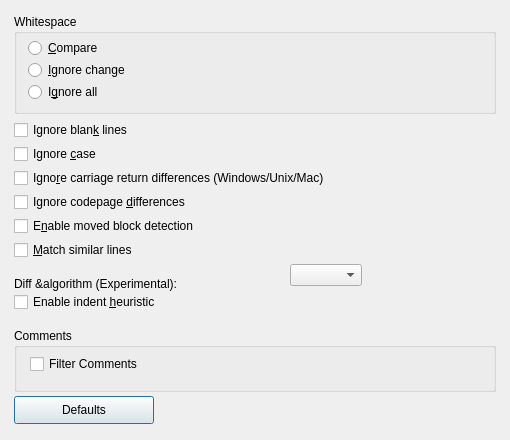
<?xml version="1.0" encoding="UTF-8"?><ui version="4.0"><class>QPropCompare</class>
<widget class="QDialog" name="QPropCompare">
<property name="geometry">
<rect><x>0</x><y>0</y>
<width>510</width><height>440</height></rect></property>
<property name="windowTitle"><string>Compare</string></property>
<widget class="QGroupBox" name="IDC_STATIC">
<property name="geometry">
<rect><x>14</x><y>14</y><width>482</width><height>100</height></rect></property>
<property name="title"><string>Whitespace</string></property>
<widget class="QRadioButton" name="IDC_WHITESPACE">
<property name="geometry">
<rect><x>14</x><y>24</y><width>412</width><height>20</height></rect></property>
<property name="text"><string>&amp;Compare</string></property>
</widget>
<widget class="QRadioButton" name="IDC_WHITE_CHANGE">
<property name="geometry">
<rect><x>14</x><y>46</y><width>412</width><height>20</height></rect></property>
<property name="text"><string>&amp;Ignore change</string></property>
</widget>
<widget class="QRadioButton" name="IDC_ALL_WHITE">
<property name="geometry">
<rect><x>14</x><y>68</y><width>412</width><height>20</height></rect></property>
<property name="text"><string>I&amp;gnore all</string></property>
</widget>
</widget>
<widget class="QGroupBox" name="IDC_STATIC">
<property name="geometry">
<rect><x>14</x><y>328</y><width>482</width><height>64</height></rect></property>
<property name="title"><string>Comments</string></property>
<widget class="QCheckBox" name="IDC_FILTERCOMMENTS_CHECK">
<property name="geometry">
<rect><x>16</x><y>26</y><width>410</width><height>20</height></rect></property>
<property name="text"><string>Filter Comments</string></property>
</widget>
</widget>
<widget class="QCheckBox" name="IDC_IGNBLANKS_CHECK">
<property name="geometry">
<rect><x>14</x><y>120</y><width>482</width><height>20</height></rect></property>
<property name="text"><string>Ignore blan&amp;k lines</string></property>
</widget>
<widget class="QCheckBox" name="IDC_IGNCASE_CHECK">
<property name="geometry">
<rect><x>14</x><y>144</y><width>482</width><height>20</height></rect></property>
<property name="text"><string>Ignore &amp;case</string></property>
</widget>
<widget class="QCheckBox" name="IDC_EOL_SENSITIVE">
<property name="geometry">
<rect><x>14</x><y>168</y><width>482</width><height>20</height></rect></property>
<property name="text"><string>Igno&amp;re carriage return differences (Windows/Unix/Mac)</string></property>
</widget>
<widget class="QCheckBox" name="IDC_CP_SENSITIVE">
<property name="geometry">
<rect><x>14</x><y>192</y><width>482</width><height>20</height></rect></property>
<property name="text"><string>Ignore codepage &amp;differences</string></property>
</widget>
<widget class="QCheckBox" name="IDC_MOVED_BLOCKS">
<property name="geometry">
<rect><x>14</x><y>216</y><width>482</width><height>20</height></rect></property>
<property name="text"><string>E&amp;nable moved block detection</string></property>
</widget>
<widget class="QCheckBox" name="IDC_MATCH_SIMILAR_LINES">
<property name="geometry">
<rect><x>14</x><y>240</y><width>482</width><height>20</height></rect></property>
<property name="text"><string>&amp;Match similar lines</string></property>
</widget>
<widget class="QLabel" name="IDC_STATIC">
<property name="geometry">
<rect><x>14</x><y>264</y><width>280</width><height>40</height></rect></property>
<property name="text"><string>Diff &amp;algorithm (Experimental):</string></property>
<property name="inputMethodHints"><set>Qt::ImhMultiLine</set></property><property name="wordWrap"><bool>true</bool></property></widget>
<widget class="QComboBox" name="IDC_DIFF_ALGORITHM">
<property name="geometry">
<rect><x>290</x><y>264</y><width>200</width><height>22</height></rect></property>
<property name="sizeAdjustPolicy"><enum>QComboBox::AdjustToContents</enum></property></widget>
<widget class="QCheckBox" name="IDC_INDENT_HEURISTIC">
<property name="geometry">
<rect><x>14</x><y>292</y><width>482</width><height>20</height></rect></property>
<property name="text"><string>Enable indent &amp;heuristic</string></property>
</widget>
<widget class="QPushButton" name="IDC_COMPARE_DEFAULTS">
<property name="geometry">
<rect><x>14</x><y>396</y><width>140</width><height>28</height></rect></property>
<property name="text"><string>Defaults</string></property>
</widget>
</widget><resources/><connections/></ui>
